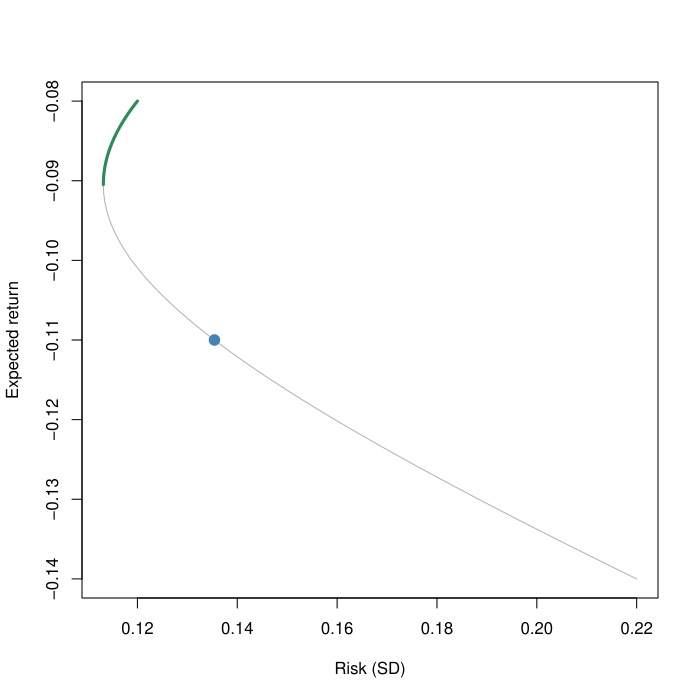

Generate this figure with R:
pdf('tests/r-output/case-13.pdf')
# 实验08：两资产均值—方差组合
mu <- c(A = -0.08, B = -0.14)
s <- c(A = 0.12, B = 0.22)
rho <- 0.2
w1 <- 0.5
w2 <- 1 - w1
rp <- w1*mu[1] + w2*mu[2]
vp <- w1^2*s[1]^2 +
      w2^2*s[2]^2 +
      2*w1*w2*s[1]*s[2]*rho
sp <- sqrt(vp)
d <- (s[1]-s[2])^2 +
     2*s[1]*s[2]*(1-rho)
mv <- if (d == 0) {
  as.numeric(mu[1] >= mu[2])
} else {
  max(0, min(1,
    (s[2]*(s[2]-s[1]) +
     s[1]*s[2]*(1-rho))/d))
}
w <- sort(unique(c(
  seq(0, 1, 0.0025), mv)))
ret <- w*mu[1] + (1-w)*mu[2]
vol <- sqrt(
  (w*s[1]-(1-w)*s[2])^2 +
  2*w*(1-w)*s[1]*s[2]*(1+rho))
eff <- w >= mv - 1e-10
plot(vol, ret, type="l",
  col="grey70", xlab="Risk (SD)",
  ylab="Expected return")
lines(vol[eff], ret[eff],
  col="seagreen", lwd=3)
points(vol[eff], ret[eff],
  col="seagreen", pch=16, cex=.3)
points(sp, rp, pch=19,
  col="steelblue", cex=1.4)
print(c(return=rp,
  variance=vp, sd=sp))
cat(sprintf('RESULT %.17g %.17g %.17g\n',rp,vp,sp))
cat('EFFICIENT',sum(eff),'\n')
cat(sprintf('MV %.17g\n',mv))
dev.off()
